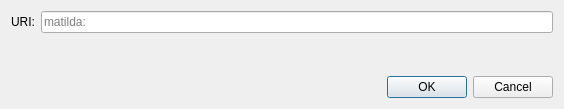
<?xml version="1.0" encoding="UTF-8"?>
<ui version="4.0">
 <class>OpenURIDialog</class>
 <widget class="QDialog" name="OpenURIDialog">
  <property name="geometry">
   <rect>
    <x>0</x>
    <y>0</y>
    <width>564</width>
    <height>109</height>
   </rect>
  </property>
  <property name="windowTitle">
   <string>Open matilda URI</string>
  </property>
  <layout class="QVBoxLayout" name="verticalLayout">
   <item>
    <layout class="QHBoxLayout" name="horizontalLayout">
     <item>
      <widget class="QLabel" name="label">
       <property name="text">
        <string>URI:</string>
       </property>
      </widget>
     </item>
     <item>
      <widget class="QValidatedLineEdit" name="uriEdit">
       <property name="placeholderText">
        <string notr="true">matilda:</string>
       </property>
      </widget>
     </item>
    </layout>
   </item>
   <item>
    <spacer name="verticalSpacer">
     <property name="orientation">
      <enum>Qt::Vertical</enum>
     </property>
     <property name="sizeHint" stdset="0">
      <size>
       <width>20</width>
       <height>40</height>
      </size>
     </property>
    </spacer>
   </item>
   <item>
    <widget class="QDialogButtonBox" name="buttonBox">
     <property name="orientation">
      <enum>Qt::Horizontal</enum>
     </property>
     <property name="standardButtons">
      <set>QDialogButtonBox::Cancel|QDialogButtonBox::Ok</set>
     </property>
    </widget>
   </item>
  </layout>
 </widget>
 <customwidgets>
  <customwidget>
   <class>QValidatedLineEdit</class>
   <extends>QLineEdit</extends>
   <header>qt/qvalidatedlineedit.h</header>
  </customwidget>
 </customwidgets>
 <resources/>
 <connections>
  <connection>
   <sender>buttonBox</sender>
   <signal>accepted()</signal>
   <receiver>OpenURIDialog</receiver>
   <slot>accept()</slot>
   <hints>
    <hint type="sourcelabel">
     <x>248</x>
     <y>254</y>
    </hint>
    <hint type="destinationlabel">
     <x>157</x>
     <y>274</y>
    </hint>
   </hints>
  </connection>
  <connection>
   <sender>buttonBox</sender>
   <signal>rejected()</signal>
   <receiver>OpenURIDialog</receiver>
   <slot>reject()</slot>
   <hints>
    <hint type="sourcelabel">
     <x>316</x>
     <y>260</y>
    </hint>
    <hint type="destinationlabel">
     <x>286</x>
     <y>274</y>
    </hint>
   </hints>
  </connection>
 </connections>
</ui>
